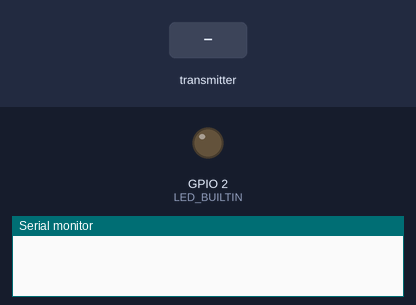
A sketch run on a simulated ESP32. On the bench: output pins drawn as LEDs (lit = HIGH), the last lines printed to the serial monitor. The test bench sets the inputs (shaded band).

Above: at 1.2 s.
1.3 s: the transmitter starts sending b = 1
At 1.9 s:
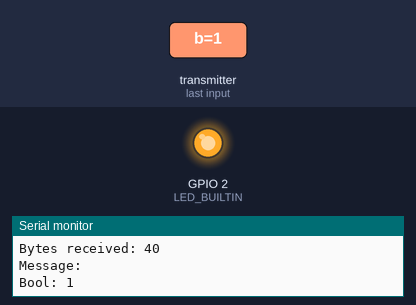
2.8 s: the transmitter starts sending b = 0
At 4.2 s:
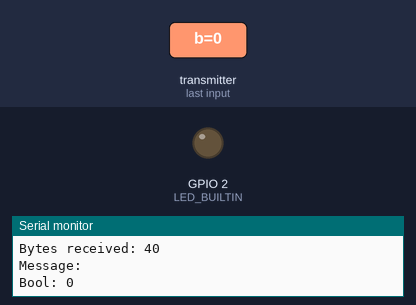
Timing chart, 0 to 5.8 s (numbered marks = the images above; inputs shaded):
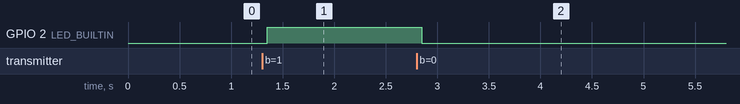

Measured:
- after the input at 1.3 s, GPIO 2 (LED_BUILTIN): LOW → HIGH after 0.05 s
- after the input at 2.8 s, GPIO 2 (LED_BUILTIN): HIGH → LOW after 0.05 s

The sketch:

ESP-NOW_receiver.ino
```cpp
#include <esp_now.h>
#include <WiFi.h>


// Structure to receive data
// Must match the sender structure
typedef struct struct_message {
    String a;
    bool b;
} struct_message;

struct_message recvData;

// callback function that will be executed when data is received
void OnDataRecv(const uint8_t * mac, const uint8_t *incomingData, int len) {
  memcpy(&recvData, incomingData, sizeof(recvData));
  Serial.print("Bytes received: ");
  Serial.println(len);
  Serial.print("Message: ");
  Serial.println(recvData.a);
  Serial.print("Bool: ");
  Serial.println(recvData.b);
  Serial.println();

  if (recvData.b){
    digitalWrite(LED_BUILTIN, HIGH);
  }
  else{
    digitalWrite(LED_BUILTIN, LOW);
  }
}

void setup() {
  Serial.begin(115200);

  // Set device as a Wi-Fi Station
  WiFi.mode(WIFI_STA);
  pinMode(LED_BUILTIN, OUTPUT);

  // Init ESP-NOW
  if (esp_now_init() != ESP_OK) {
    Serial.println("Error initializing ESP-NOW");
    return;
  }

  // Register callback for recieving data
  esp_now_register_recv_cb(OnDataRecv);
}

void loop() {
  // put your main code here, to run repeatedly:

}
```
